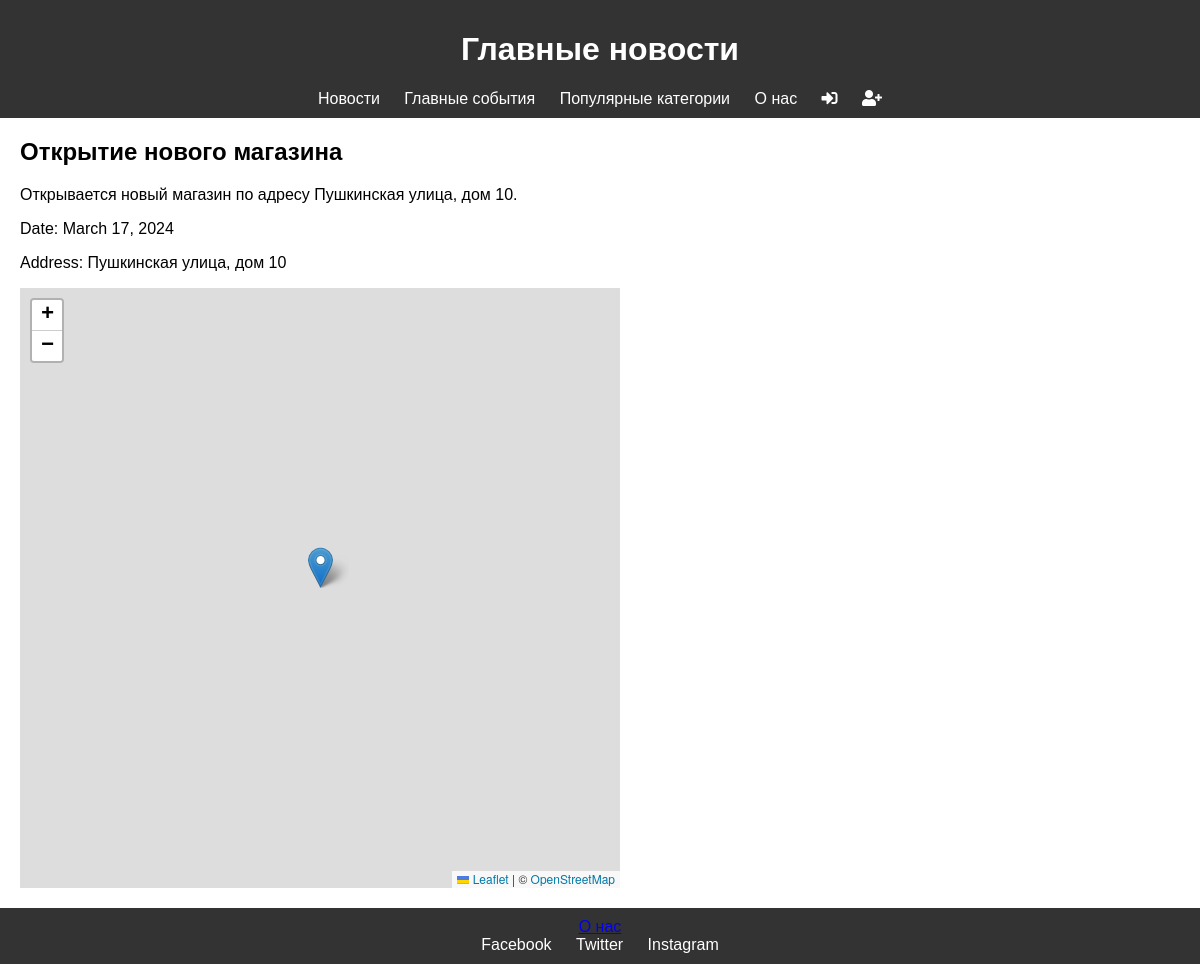
Screenshot of /event/1 with the database file from the repository.
### news/models.py (models this page shows, shortened)
class Event(models.Model):
    title = models.CharField(max_length=128)
    description = models.CharField(max_length=1024)
    date = models.DateField()
    image = models.ImageField(upload_to='event_images/%Y/%m/%d', blank=True)
    address = models.CharField(max_length=255, default="null")  # Адрес события
    latitude = models.DecimalField(max_digits=9, decimal_places=6, default=0)  # Широта
    longitude = models.DecimalField(max_digits=9, decimal_places=6, default=0)  # Долгота

### news/views.py (the view)
# urls.py: path('event/<int:event_id>', views.event_detail, name='event_detail'),
def event_detail(request, event_id):
    event = Event.objects.get(id=event_id)
    return render(request, 'event.html', {'event': event})

### templates/event.html (shortened to what this page needs)
{% extends 'base.html' %}
{% load static %}
{% block content %}
<section id="event-detail">
    <h2>{{ event.title }}</h2>
    <p>{{ event.description }}</p>
    <p>Date: {{ event.date }}</p>
    <p>Address: {{ event.address }}</p>
    <div id="map" style="height: 600px; width: 600px;"></div>
</section>
{% endblock %}

### static/style.css (style rules this page uses)
body { font-family: 'Arial', sans-serif; margin: 0; padding: 0; }
section { margin: 20px; }

### rows the page displays
Event: title "Открытие нового магазина", description "Открывается новый магазин по адресу Пушкинская улица, дом 10.", date "March 17, 2024", address "Пушкинская улица, дом 10"
